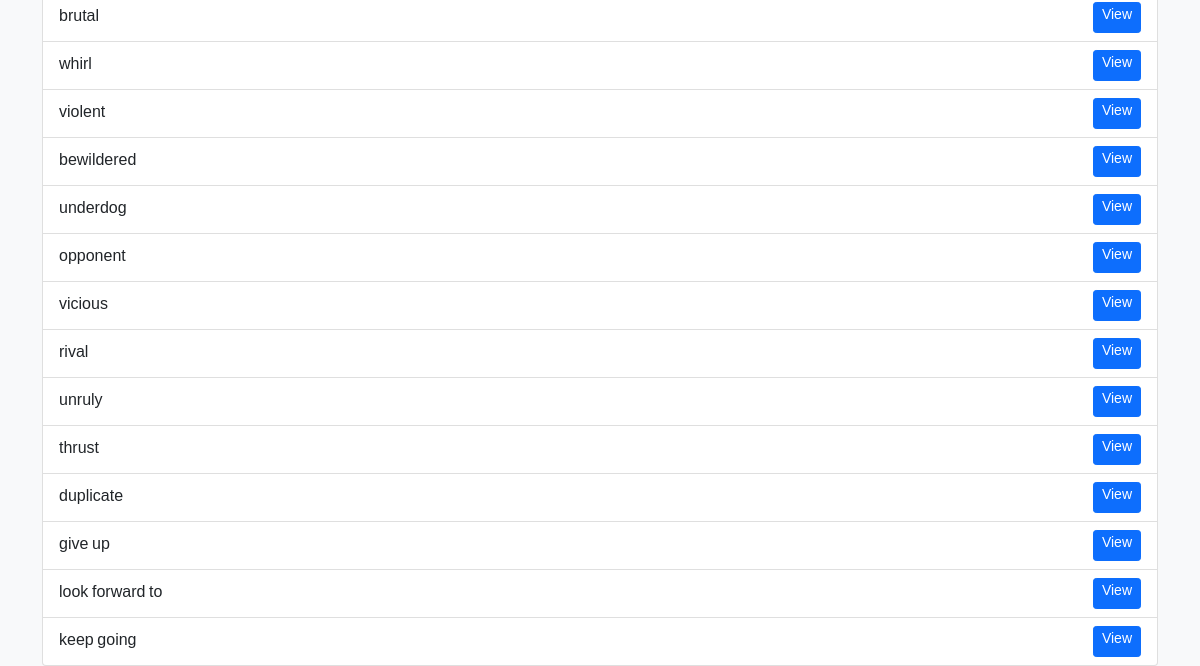
/flashcard/home/ (lower part), run on an earlier commit of the app's database.
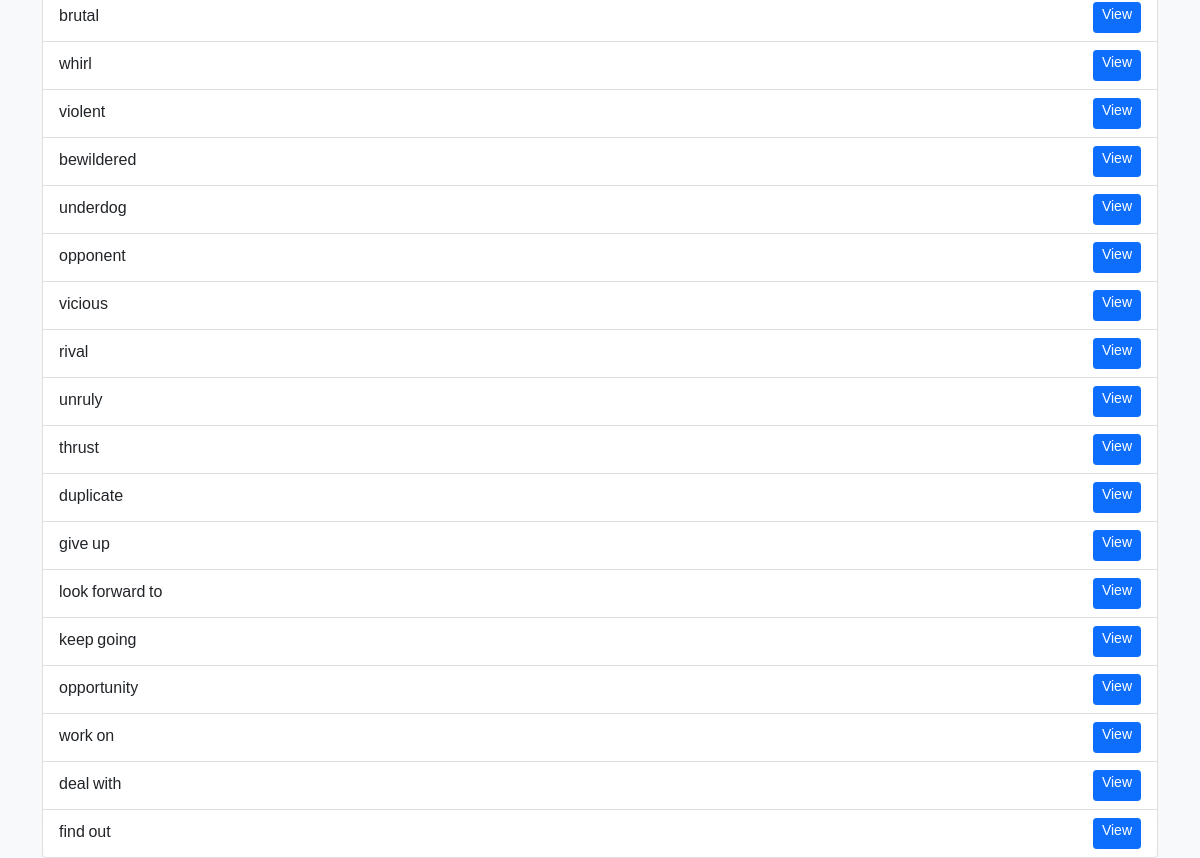
And on a later commit of the database.
### home/models.py (models this page shows, shortened)
class FlashCard(models.Model):
    word = models.CharField(max_length=512)
    meaning = models.CharField(max_length=512)
    example = models.CharField(max_length=1024, null=True, blank=True)
    rate = models.SmallIntegerField(default=0)
    last_reply = models.BooleanField(default=False)
    created_at = models.DateTimeField(auto_now_add=True)
    next_review_date = models.DateField()

### home/views.py (the view)
# urls.py: path("home/" ,HomeView.as_view(),name="home"),
class HomeView(View):
    def get(self, request):
        cards = FlashCard.objects.filter(next_review_date__lte=date.today())
        return render(request, "home/home.html", {"cards": cards})

### home/templates/home/home.html
{% extends 'base.html' %}
{% block content %}
  <ul class="list-group">
    {% if cards %}
      {% for card in cards %}
        <li class="list-group-item d-flex justify-content-between align-items-center">
          {{ card.word }}
          <a href="{% url 'home:cardsdetails' card.id %}" class="btn btn-sm btn-primary">View</a>
        </li>
      {% endfor %}
    {% else %}
      <div dir="rtl" class="alert alert-warning alert-dismissible fade show" role="alert">
        کارتی وجود ندارد!
        <button type="button" class="btn-close" data-bs-dismiss="alert" aria-label="Close"></button>
      </div>
    {% endif %}
  </ul>
{% endblock %}

What changed in the data, as far as the page shows it:
added FlashCard: word "opportunity"
added FlashCard: word "work on"
added FlashCard: word "deal with"
added FlashCard: word "find out"
